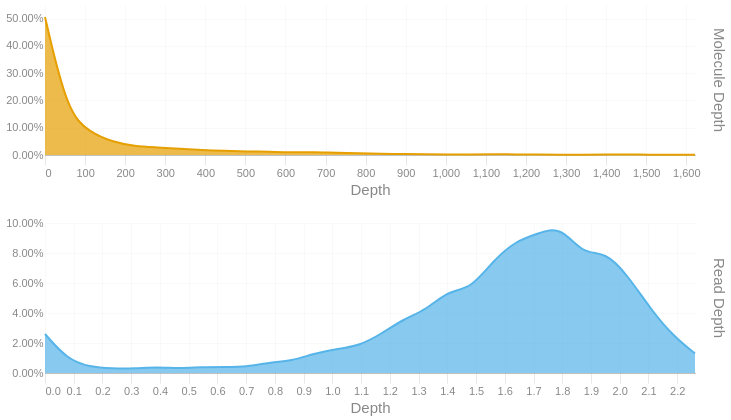

Source (notebook cell):
### Code cell
readdep = depth_hist(tb['Read Depth'], q99, 3)
readdep = readdep.with_columns(pl.lit('Read Depth').alias('Metric'))
if not SKIPLR:
    moldep = depth_hist(tb['Molecule Depth'], mol_q99, 1)
    moldep = moldep.with_columns(pl.lit('Molecule Depth').alias('Metric'))
    _hist = pl.concat([readdep, moldep])
    _hist = _hist.filter(pl.col('Proportion') != 0)
    with SafeRender(_hist):
        (
            alt.Chart(_hist)        
            .mark_area(interpolate = "basis")
            .encode(
                x=alt.X('Bin:Q').scale(domainMin=0).axis(alt.Axis(title='Depth')),
                y = alt.Y('Proportion:Q', title = None).axis(format = '.2%'),
                color = alt.Color('Metric:N').legend(None),
                row = alt.Row("Metric:N").header(title = None, labelOrient = 'right'),
                tooltip = [
                    alt.Tooltip("Metric:N", title = "Metric"),
                    alt.Tooltip('Interval:N', title = "Depth Interval"),
                    alt.Tooltip('Proportion:Q', title = "% Alignments").format('.2%')
                ]
            )
            .resolve_scale(x='independent', y='independent')
            .properties(
                height = 150, width = 650,
                usermeta={'embedOptions': {'downloadFileName': f'{samplename}.depth.hist'}}
            )
        ).display()
else:
    readdep = readdep.filter(pl.col('Proportion') != 0)
    with SafeRender(readdep):
        (
            alt.Chart(readdep)        
            .mark_area(interpolate = "basis")
            .encode(
                x=alt.X('Bin:Q').scale(domainMin=0).axis(alt.Axis(title='Depth')),
                y = alt.Y('Proportion:Q', title = None).axis(format = '.2%'),
                tooltip = [
                    alt.Tooltip('Interval:N', title = "Depth Interval"),
                    alt.Tooltip('Proportion:Q', title = "% Alignments").format('.2%')
                ]
            )
            .properties(
                usermeta={'embedOptions': {'downloadFileName': f'{samplename}.depth.hist'}}
            )
        ).display()

### Figure 1 — Vega-Lite specification as saved in the notebook (floating-point values rounded to 4 significant figures)
{"width": 650, "height": 150, "config": {"title": {"anchor": "start", "dy": -15, "fontSize": 18, "color": "#888888", "subtitleColor": "#888888", "subtitleFontSize": 14}, "arc": {"fill": "#0072B2"}, "axis": {"domainColor": "#888888", "domainWidth": 0.5, "gridWidth": 0.2, "grid": false, "titleFontWeight": 400, "titleFontSize": 15, "labelFontSize": 11, "labelColor": "#888888", "tickColor": "#888888", "tickWidth": 0.2, "titleColor": "#888888"}, "axisBand": {"grid": false}, "axisX": {"grid": true, "tickSize": 10, "domainCap": "round"}, "axisY": {"domain": false, "grid": true, "tickSize": 0, "domainCap": "round"}, "background": "transparent", "header": {"labelFontSize": 15, "labelColor": "#888888", "titleFontSize": 15, "titleFontWeight": 600, "titleColor": "#888888"}, "legend": {"labelFont": "sans-serif", "labelFontSize": 12, "labelColor": "#888888", "symbolSize": 100, "symbolType": "circle", "titleFontSize": 12, "titlePadding": 10, "titleColor": "#888888", "title": null}, "range": {"category": ["#E69F00", "#56B4E9", "#009E73", "#F0E442", "#0072B2", "#D55E00", "#CC79A7", "#000000"], "diverging": ["#cfe8f3", "#a2d4ec", "#73bfe2", "#46abdb", "#1696d2", "#12719e"]}, "area": {"fill": "#0072B2", "fillOpacity": 0.7, "line": true, "strokeOpacity": 0.7}, "line": {"color": "#0072B2", "stroke": "#0072B2", "strokeWidth": 2}, "trail": {"color": "#0072B2", "stroke": "#0072B2", "strokeWidth": 0, "size": 1}, "point": {"filled": true, "fillOpacity": 1.0, "size": 95}, "text": {"color": "#888888", "fontSize": 11, "align": "right", "fontWeight": 400, "size": 11}, "bar": {"fill": "#0072B2", "stroke": null}, "view": {"stroke": null, "continuousWidth": 660, "continuousHeight": 400}}, "data": {"name": "data-ecd992c3e6dbf27021416d137cf83244"}, "mark": {"type": "area", "interpolate": "basis"}, "encoding": {"color": {"field": "Metric", "legend": null, "type": "nominal"}, "row": {"field": "Metric", "header": {"title": null, "labelOrient": "right"}, "type": "nominal"}, "tooltip": [{"field": "Metric", "title": "Metric", "type": "nominal"}, {"field": "Interval", "title": "Depth Interval", "type": "nominal"}, {"field": "Proportion", "format": ".2%", "title": "% Alignments", "type": "quantitative"}], "x": {"axis": {"title": "Depth"}, "field": "Bin", "scale": {"domainMin": 0}, "type": "quantitative"}, "y": {"axis": {"format": ".2%"}, "field": "Proportion", "title": null, "type": "quantitative"}}, "resolve": {"scale": {"x": "independent", "y": "independent"}}, "usermeta": {"embedOptions": {"downloadFileName": "S5_StJohns_3465.depth.hist"}}, "$schema": "https://vega.github.io/schema/vega-lite/v6.1.0.json", "datasets": {"data-ecd992c3e6dbf27021416d137cf83244": [{"Bin": 0.0, "Interval": "0.0-0.078", "Proportion": 0.026, "Metric": "Read Depth"}, {"Bin": 0.078, "Interval": "0.078-0.156", "Proportion": 0.009, "Metric": "Read Depth"}, {"Bin": 0.156, "Interval": "0.156-0.234", "Proportion": 0.004, "Metric": "Read Depth"}, {"Bin": 0.234, "Interval": "0.234-0.312", "Proportion": 0.003, "Metric": "Read Depth"}, {"Bin": 0.312, "Interval": "0.312-0.39", "Proportion": 0.003, "Metric": "Read Depth"}, {"Bin": 0.39, "Interval": "0.39-0.468", "Proportion": 0.004, "Metric": "Read Depth"}, {"Bin": 0.468, "Interval": "0.468-0.546", "Proportion": 0.003, "Metric": "Read Depth"}, {"Bin": 0.546, "Interval": "0.546-0.624", "Proportion": 0.004, "Metric": "Read Depth"}, {"Bin": 0.624, "Interval": "0.624-0.702", "Proportion": 0.004, "Metric": "Read Depth"}, {"Bin": 0.702, "Interval": "0.702-0.78", "Proportion": 0.004, "Metric": "Read Depth"}, {"Bin": 0.78, "Interval": "0.78-0.858", "Proportion": 0.007, "Metric": "Read Depth"}, {"Bin": 0.858, "Interval": "0.858-0.936", "Proportion": 0.008, "Metric": "Read Depth"}, {"Bin": 0.936, "Interval": "0.936-1.014", "Proportion": 0.013, "Metric": "Read Depth"}, {"Bin": 1.014, "Interval": "1.014-1.092", "Proportion": 0.016, "Metric": "Read Depth"}, {"Bin": 1.092, "Interval": "1.092-1.17", "Proportion": 0.018, "Metric": "Read Depth"}, {"Bin": 1.17, "Interval": "1.17-1.248", "Proportion": 0.026, "Metric": "Read Depth"}, {"Bin": 1.248, "Interval": "1.248-1.326", "Proportion": 0.036, "Metric": "Read Depth"}, {"Bin": 1.326, "Interval": "1.326-1.404", "Proportion": 0.042, "Metric": "Read Depth"}, {"Bin": 1.404, "Interval": "1.404-1.482", "Proportion": 0.055, "Metric": "Read Depth"}, {"Bin": 1.482, "Interval": "1.482-1.56", "Proportion": 0.056, "Metric": "Read Depth"}, {"Bin": 1.56, "Interval": "1.56-1.638", "Proportion": 0.075, "Metric": "Read Depth"}, {"Bin": 1.638, "Interval": "1.638-1.716", "Proportion": 0.088, "Metric": "Read Depth"}, {"Bin": 1.716, "Interval": "1.716-1.794", "Proportion": 0.093, "Metric": "Read Depth"}, {"Bin": 1.794, "Interval": "1.794-1.872", "Proportion": 0.098, "Metric": "Read Depth"}, {"Bin": 1.872, "Interval": "1.872-1.95", "Proportion": 0.079, "Metric": "Read Depth"}, {"Bin": 1.95, "Interval": "1.95-2.028", "Proportion": 0.081, "Metric": "Read Depth"}, {"Bin": 2.028, "Interval": "2.028-2.106", "Proportion": 0.065, "Metric": "Read Depth"}, {"Bin": 2.106, "Interval": "2.106-2.184", "Proportion": 0.043, "Metric": "Read Depth"}, {"Bin": 2.184, "Interval": "2.184-2.262", "Proportion": 0.025, "Metric": "Read Depth"}, {"Bin": 2.262, "Interval": "2.262-2.34", "Proportion": 0.013, "Metric": "Read Depth"}, {"Bin": 0.0, "Interval": "0.0-55.9", "Proportion": 0.506, "Metric": "Molecule Depth"}, {"Bin": 55.9, "Interval": "55.9-111.8", "Proportion": 0.155, "Metric": "Molecule Depth"}, {"Bin": 111.8, "Interval": "111.8-167.8", "Proportion": 0.083, "Metric": "Molecule Depth"}, {"Bin": 167.8, "Interval": "167.8-223.7", "Proportion": 0.048, "Metric": "Molecule Depth"}, {"Bin": 223.7, "Interval": "223.7-279.6", "Proportion": 0.032, "Metric": "Molecule Depth"}, {"Bin": 279.6, "Interval": "279.6-335.5", "Proportion": 0.028, "Metric": "Molecule Depth"}, {"Bin": 335.5, "Interval": "335.5-391.4", "Proportion": 0.023, "Metric": "Molecule Depth"}, {"Bin": 391.4, "Interval": "391.4-447.4", "Proportion": 0.018, "Metric": "Molecule Depth"}, {"Bin": 447.4, "Interval": "447.4-503.3", "Proportion": 0.015, "Metric": "Molecule Depth"}, {"Bin": 503.3, "Interval": "503.3-559.2", "Proportion": 0.013, "Metric": "Molecule Depth"}, {"Bin": 559.2, "Interval": "559.2-615.1", "Proportion": 0.012, "Metric": "Molecule Depth"}, {"Bin": 615.1, "Interval": "615.1-671.0", "Proportion": 0.01, "Metric": "Molecule Depth"}, {"Bin": 671.0, "Interval": "671.0-726.9", "Proportion": 0.011, "Metric": "Molecule Depth"}, {"Bin": 726.9, "Interval": "726.9-782.9", "Proportion": 0.008, "Metric": "Molecule Depth"}, {"Bin": 782.9, "Interval": "782.9-838.8", "Proportion": 0.007, "Metric": "Molecule Depth"}, {"Bin": 838.8, "Interval": "838.8-894.7", "Proportion": 0.004, "Metric": "Molecule Depth"}, {"Bin": 894.7, "Interval": "894.7-950.6", "Proportion": 0.004, "Metric": "Molecule Depth"}, {"Bin": 950.6, "Interval": "950.6-1006.5", "Proportion": 0.003, "Metric": "Molecule Depth"}, {"Bin": 1006.0, "Interval": "1006.5-1062.5", "Proportion": 0.002, "Metric": "Molecule Depth"}, {"Bin": 1062.0, "Interval": "1062.5-1118.4", "Proportion": 0.002, "Metric": "Molecule Depth"}, {"Bin": 1118.0, "Interval": "1118.4-1174.3", "Proportion": 0.003, "Metric": "Molecule Depth"}, {"Bin": 1174.0, "Interval": "1174.3-1230.2", "Proportion": 0.002, "Metric": "Molecule Depth"}, {"Bin": 1230.0, "Interval": "1230.2-1286.1", "Proportion": 0.002, "Metric": "Molecule Depth"}, {"Bin": 1286.0, "Interval": "1286.1-1342.1", "Proportion": 0.001, "Metric": "Molecule Depth"}, {"Bin": 1342.0, "Interval": "1342.1-1398.0", "Proportion": 0.001, "Metric": "Molecule Depth"}, {"Bin": 1398.0, "Interval": "1398.0-1453.9", "Proportion": 0.002, "Metric": "Molecule Depth"}, {"Bin": 1454.0, "Interval": "1453.9-1509.8", "Proportion": 0.002, "Metric": "Molecule Depth"}, {"Bin": 1510.0, "Interval": "1509.8-1565.7", "Proportion": 0.001, "Metric": "Molecule Depth"}, {"Bin": 1566.0, "Interval": "1565.7-1621.7", "Proportion": 0.001, "Metric": "Molecule Depth"}, {"Bin": 1622.0, "Interval": "1621.7-1677.57", "Proportion": 0.001, "Metric": "Molecule Depth"}]}}
